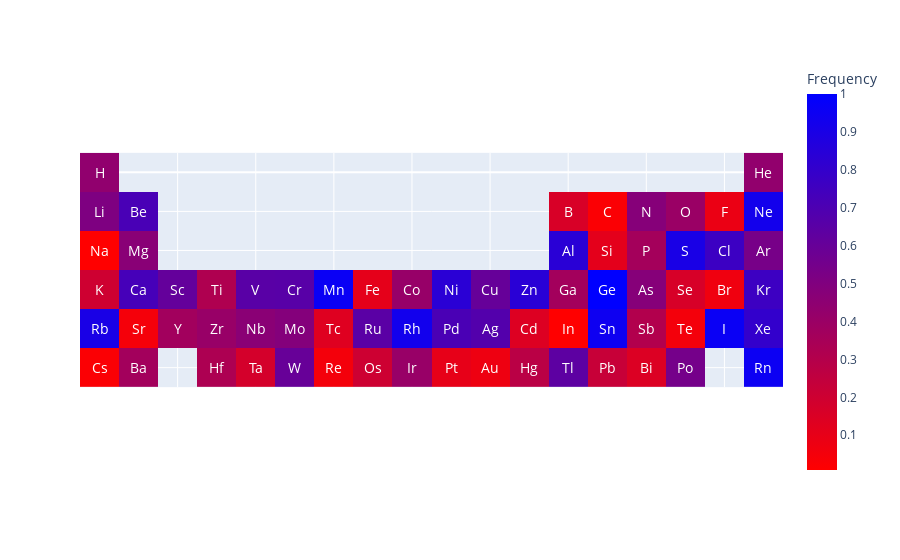

Here is the notebook cell this chart was saved with:
### Code cell
labels = dict(color="Frequency")
Z = np.empty((6, 18))*np.nan
for elt in PERIODIC_TABLE_INFO:
        ELEMENT_INFO = PERIODIC_TABLE_INFO[elt]
        if ELEMENT_INFO['PTC'] == 'Lant':
            continue
        i, j = ELEMENT_INFO['idx']
        Z[i, j] = np.random.random(1)
        
Z[3, 13] = 1.0


fig = px.imshow(Z,
                labels=labels,
                color_continuous_scale='Bluered_r'
               )
fig.update_xaxes(showticklabels=False).update_yaxes(showticklabels=False)
for elt in PERIODIC_TABLE_INFO:
        ELEMENT_INFO = PERIODIC_TABLE_INFO[elt]
        if ELEMENT_INFO['PTC'] == 'Lant':
            continue
        i, j = ELEMENT_INFO['idx']
        fig.add_annotation(
            x=j,
            y=i,
            text=elt,
            showarrow=False,
            font_size=14, font_color='white')
fig.show()

### Figure 1 — Plotly figure (JSON) as saved in the notebook; plotly's stock layout.template omitted (floating-point values rounded to 4 significant figures)
{"data": [{"coloraxis": "coloraxis", "hovertemplate": "x: %{x}<br>y: %{y}<br>Frequency: %{z}<extra></extra>", "name": "0", "type": "heatmap", "xaxis": "x", "yaxis": "y", "z": [[0.4356, null, null, null, null, null, null, null, null, null, null, null, null, null, null, null, null, 0.4333], [0.5111, 0.7156, null, null, null, null, null, null, null, null, null, null, 0.1582, 0.02519, 0.4798, 0.4, 0.08792, 0.9262], [0.01016, 0.4676, null, null, null, null, null, null, null, null, null, null, 0.839, 0.1116, 0.3629, 0.9011, 0.7665, 0.5359], [0.1994, 0.7261, 0.6125, 0.3208, 0.6524, 0.6583, 0.9598, 0.108, 0.4136, 0.8372, 0.6015, 0.8406, 0.3646, 1, 0.4803, 0.1654, 0.06798, 0.7621], [0.9014, 0.04785, 0.3687, 0.408, 0.4632, 0.4874, 0.1316, 0.6499, 0.9294, 0.7122, 0.6774, 0.1411, 0.008368, 0.9473, 0.3068, 0.05142, 0.9601, 0.8024], [0.02382, 0.3671, null, 0.3289, 0.1773, 0.6, 0.05216, 0.201, 0.4089, 0.1001, 0.0758, 0.278, 0.6385, 0.2276, 0.1431, 0.5439, null, 0.9547]]}], "layout": {"annotations": [{"font": {"color": "white", "size": 14}, "showarrow": false, "text": "Ag", "x": 10, "y": 4}, {"font": {"color": "white", "size": 14}, "showarrow": false, "text": "Al", "x": 12, "y": 2}, {"font": {"color": "white", "size": 14}, "showarrow": false, "text": "Ar", "x": 17, "y": 2}, {"font": {"color": "white", "size": 14}, "showarrow": false, "text": "As", "x": 14, "y": 3}, {"font": {"color": "white", "size": 14}, "showarrow": false, "text": "Au", "x": 10, "y": 5}, {"font": {"color": "white", "size": 14}, "showarrow": false, "text": "B", "x": 12, "y": 1}, {"font": {"color": "white", "size": 14}, "showarrow": false, "text": "Ba", "x": 1, "y": 5}, {"font": {"color": "white", "size": 14}, "showarrow": false, "text": "Be", "x": 1, "y": 1}, {"font": {"color": "white", "size": 14}, "showarrow": false, "text": "Bi", "x": 14, "y": 5}, {"font": {"color": "white", "size": 14}, "showarrow": false, "text": "Br", "x": 16, "y": 3}, {"font": {"color": "white", "size": 14}, "showarrow": false, "text": "C", "x": 13, "y": 1}, {"font": {"color": "white", "size": 14}, "showarrow": false, "text": "Ca", "x": 1, "y": 3}, {"font": {"color": "white", "size": 14}, "showarrow": false, "text": "Cd", "x": 11, "y": 4}, {"font": {"color": "white", "size": 14}, "showarrow": false, "text": "Cl", "x": 16, "y": 2}, {"font": {"color": "white", "size": 14}, "showarrow": false, "text": "Co", "x": 8, "y": 3}, {"font": {"color": "white", "size": 14}, "showarrow": false, "text": "Cr", "x": 5, "y": 3}, {"font": {"color": "white", "size": 14}, "showarrow": false, "text": "Cs", "x": 0, "y": 5}, {"font": {"color": "white", "size": 14}, "showarrow": false, "text": "Cu", "x": 10, "y": 3}, {"font": {"color": "white", "size": 14}, "showarrow": false, "text": "F", "x": 16, "y": 1}, {"font": {"color": "white", "size": 14}, "showarrow": false, "text": "Fe", "x": 7, "y": 3}, {"font": {"color": "white", "size": 14}, "showarrow": false, "text": "Ga", "x": 12, "y": 3}, {"font": {"color": "white", "size": 14}, "showarrow": false, "text": "Ge", "x": 13, "y": 3}, {"font": {"color": "white", "size": 14}, "showarrow": false, "text": "H", "x": 0, "y": 0}, {"font": {"color": "white", "size": 14}, "showarrow": false, "text": "He", "x": 17, "y": 0}, {"font": {"color": "white", "size": 14}, "showarrow": false, "text": "Hf", "x": 3, "y": 5}, {"font": {"color": "white", "size": 14}, "showarrow": false, "text": "Hg", "x": 11, "y": 5}, {"font": {"color": "white", "size": 14}, "showarrow": false, "text": "I", "x": 16, "y": 4}, {"font": {"color": "white", "size": 14}, "showarrow": false, "text": "In", "x": 12, "y": 4}, {"font": {"color": "white", "size": 14}, "showarrow": false, "text": "Ir", "x": 8, "y": 5}, {"font": {"color": "white", "size": 14}, "showarrow": false, "text": "K", "x": 0, "y": 3}, {"font": {"color": "white", "size": 14}, "showarrow": false, "text": "Kr", "x": 17, "y": 3}, {"font": {"color": "white", "size": 14}, "showarrow": false, "text": "Li", "x": 0, "y": 1}, {"font": {"color": "white", "size": 14}, "showarrow": false, "text": "Mg", "x": 1, "y": 2}, {"font": {"color": "white", "size": 14}, "showarrow": false, "text": "Mn", "x": 6, "y": 3}, {"font": {"color": "white", "size": 14}, "showarrow": false, "text": "Mo", "x": 5, "y": 4}, {"font": {"color": "white", "size": 14}, "showarrow": false, "text": "N", "x": 14, "y": 1}, {"font": {"color": "white", "size": 14}, "showarrow": false, "text": "Na", "x": 0, "y": 2}, {"font": {"color": "white", "size": 14}, "showarrow": false, "text": "Nb", "x": 4, "y": 4}, {"font": {"color": "white", "size": 14}, "showarrow": false, "text": "Ne", "x": 17, "y": 1}, {"font": {"color": "white", "size": 14}, "showarrow": false, "text": "Ni", "x": 9, "y": 3}, {"font": {"color": "white", "size": 14}, "showarrow": false, "text": "O", "x": 15, "y": 1}, {"font": {"color": "white", "size": 14}, "showarrow": false, "text": "Os", "x": 7, "y": 5}, {"font": {"color": "white", "size": 14}, "showarrow": false, "text": "P", "x": 14, "y": 2}, {"font": {"color": "white", "size": 14}, "showarrow": false, "text": "Pb", "x": 13, "y": 5}, {"font": {"color": "white", "size": 14}, "showarrow": false, "text": "Pd", "x": 9, "y": 4}, {"font": {"color": "white", "size": 14}, "showarrow": false, "text": "Po", "x": 15, "y": 5}, {"font": {"color": "white", "size": 14}, "showarrow": false, "text": "Pt", "x": 9, "y": 5}, {"font": {"color": "white", "size": 14}, "showarrow": false, "text": "Rb", "x": 0, "y": 4}, {"font": {"color": "white", "size": 14}, "showarrow": false, "text": "Re", "x": 6, "y": 5}, {"font": {"color": "white", "size": 14}, "showarrow": false, "text": "Rh", "x": 8, "y": 4}, {"font": {"color": "white", "size": 14}, "showarrow": false, "text": "Rn", "x": 17, "y": 5}, {"font": {"color": "white", "size": 14}, "showarrow": false, "text": "Ru", "x": 7, "y": 4}, {"font": {"color": "white", "size": 14}, "showarrow": false, "text": "S", "x": 15, "y": 2}, {"font": {"color": "white", "size": 14}, "showarrow": false, "text": "Sb", "x": 14, "y": 4}, {"font": {"color": "white", "size": 14}, "showarrow": false, "text": "Sc", "x": 2, "y": 3}, {"font": {"color": "white", "size": 14}, "showarrow": false, "text": "Se", "x": 15, "y": 3}, {"font": {"color": "white", "size": 14}, "showarrow": false, "text": "Si", "x": 13, "y": 2}, {"font": {"color": "white", "size": 14}, "showarrow": false, "text": "Sn", "x": 13, "y": 4}, {"font": {"color": "white", "size": 14}, "showarrow": false, "text": "Sr", "x": 1, "y": 4}, {"font": {"color": "white", "size": 14}, "showarrow": false, "text": "Ta", "x": 4, "y": 5}, {"font": {"color": "white", "size": 14}, "showarrow": false, "text": "Tc", "x": 6, "y": 4}, {"font": {"color": "white", "size": 14}, "showarrow": false, "text": "Te", "x": 15, "y": 4}, {"font": {"color": "white", "size": 14}, "showarrow": false, "text": "Ti", "x": 3, "y": 3}, {"font": {"color": "white", "size": 14}, "showarrow": false, "text": "Tl", "x": 12, "y": 5}, {"font": {"color": "white", "size": 14}, "showarrow": false, "text": "V", "x": 4, "y": 3}, {"font": {"color": "white", "size": 14}, "showarrow": false, "text": "W", "x": 5, "y": 5}, {"font": {"color": "white", "size": 14}, "showarrow": false, "text": "Xe", "x": 17, "y": 4}, {"font": {"color": "white", "size": 14}, "showarrow": false, "text": "Y", "x": 2, "y": 4}, {"font": {"color": "white", "size": 14}, "showarrow": false, "text": "Zn", "x": 11, "y": 3}, {"font": {"color": "white", "size": 14}, "showarrow": false, "text": "Zr", "x": 3, "y": 4}], "coloraxis": {"colorbar": {"title": {"text": "Frequency"}}, "colorscale": [[0, "rgb(255,0,0)"], [1, "rgb(0,0,255)"]]}, "margin": {"t": 60}, "xaxis": {"anchor": "y", "constrain": "domain", "domain": [0, 1], "scaleanchor": "y", "showticklabels": false}, "yaxis": {"anchor": "x", "autorange": "reversed", "constrain": "domain", "domain": [0, 1], "showticklabels": false}}}
